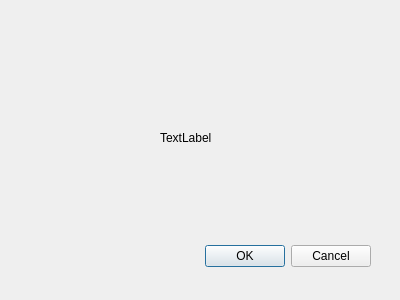
<?xml version="1.0" encoding="UTF-8"?>
<ui version="4.0">
 <class>Dialog</class>
 <widget class="QDialog" name="Dialog">
  <property name="geometry">
   <rect>
    <x>0</x>
    <y>0</y>
    <width>400</width>
    <height>300</height>
   </rect>
  </property>
  <property name="windowTitle">
   <string>Dialog</string>
  </property>
  <widget class="QDialogButtonBox" name="buttonBox">
   <property name="geometry">
    <rect>
     <x>30</x>
     <y>240</y>
     <width>341</width>
     <height>32</height>
    </rect>
   </property>
   <property name="orientation">
    <enum>Qt::Horizontal</enum>
   </property>
   <property name="standardButtons">
    <set>QDialogButtonBox::Cancel|QDialogButtonBox::Ok</set>
   </property>
  </widget>
  <widget class="QLabel" name="label">
   <property name="geometry">
    <rect>
     <x>160</x>
     <y>130</y>
     <width>72</width>
     <height>15</height>
    </rect>
   </property>
   <property name="text">
    <string>TextLabel</string>
   </property>
  </widget>
 </widget>
 <resources/>
 <connections>
  <connection>
   <sender>buttonBox</sender>
   <signal>accepted()</signal>
   <receiver>Dialog</receiver>
   <slot>accept()</slot>
   <hints>
    <hint type="sourcelabel">
     <x>248</x>
     <y>254</y>
    </hint>
    <hint type="destinationlabel">
     <x>157</x>
     <y>274</y>
    </hint>
   </hints>
  </connection>
  <connection>
   <sender>buttonBox</sender>
   <signal>rejected()</signal>
   <receiver>Dialog</receiver>
   <slot>reject()</slot>
   <hints>
    <hint type="sourcelabel">
     <x>316</x>
     <y>260</y>
    </hint>
    <hint type="destinationlabel">
     <x>286</x>
     <y>274</y>
    </hint>
   </hints>
  </connection>
 </connections>
</ui>
